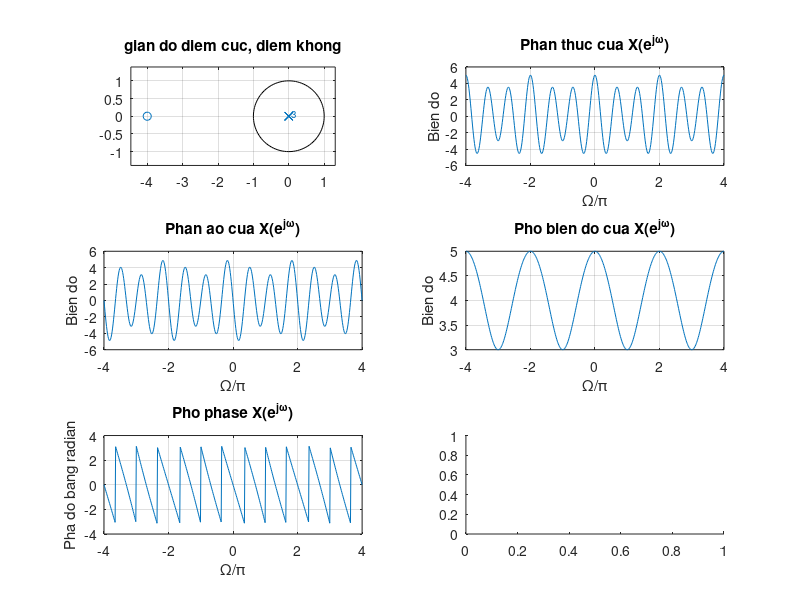

The MATLAB script that drew this image: (Note: this script raises an error after producing the figure.)
a=[1 0 0 0]
b=[0 0 1 4]
w=-4*pi:8*pi/511:4*pi
h=freqz(b,a,w);
subplot(321);
zplane(b,a);grid on;
title('gian do diem cuc, diem khong');

subplot(322);
plot(w/pi,real(h));grid on;
title('Phan thuc cua X(e^{j\omega})')
xlabel('\Omega/\pi');
ylabel('Bien do');

subplot(323);
plot(w/pi,imag(h));grid on;
title('Phan ao cua X(e^{j\omega})')
xlabel('\Omega/\pi');
ylabel('Bien do');

subplot(324);
plot(w/pi,abs(h));grid on;
title('Pho bien do cua X(e^{j\omega})')
xlabel('\Omega/\pi');
ylabel('Bien do');

subplot(325);
plot(w/pi,angle(h));grid on;
title('Pho phase X(e^{j\omega})')
xlabel('\Omega/\pi');
ylabel('Pha do bang radian');

subplot(326);
nh=[-20:20]
h = impz(b,a,nh+1);
stem(nh,h); grid on;
xlabel('chi so thoi gian');ylabel('bien do');
title('dap ung xung don vi');

figure(2)
n=[-20:20];
u1=stepseq(3,-20,20);
x=(2.^(n+1)).*u1;
subplot(3,1,1);stem(nh,x); axis([-20,20,0,5]);
title('Day dau vao'); xlabel('n'); ylabel('x(n)');
subplot(3,1,2);stem(nh,h); axis([-20,20,0,5]);
title('Dap ung xung'); xlabel('n'); ylabel('h(n)');
[y,ny] = conv_m(x,nh,h,nh);
subplot(3,1,3);stem(ny,y); axis([-20,20,0,64]);title('Day dau ra'); xlabel('n');
ylabel('y(n)');